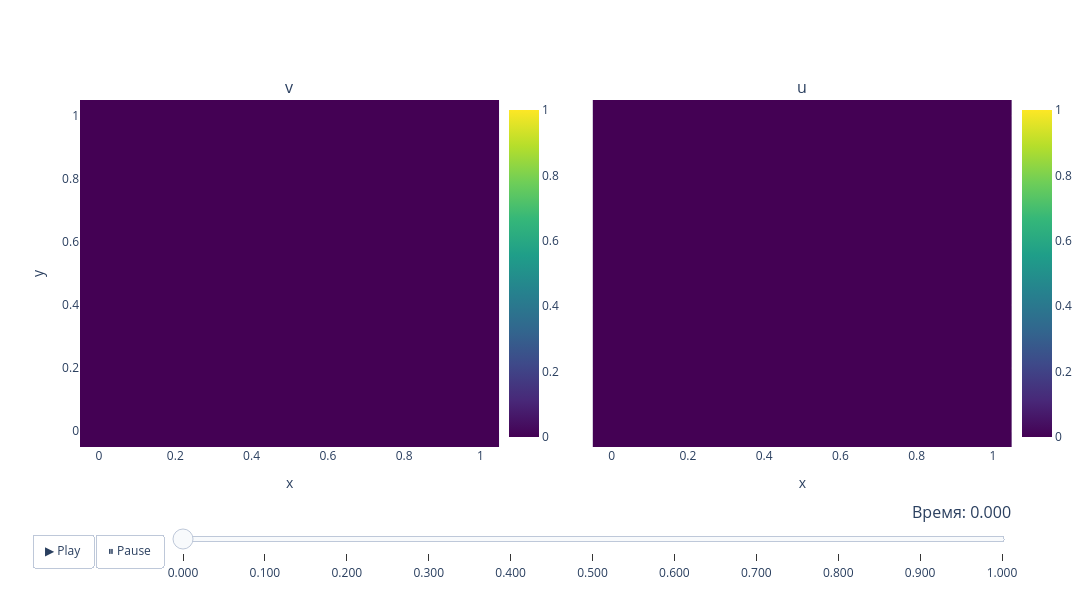

Notebook code cell kept with this figure:
### Markdown cell above
### Тепловые карты

### Code cell
z_min = min(v.min(), u_exact.min())
z_max = max(v.max(), u_exact.max())

fig = make_subplots(
    rows=1, cols=2, 
    subplot_titles=("v", "u"),
    shared_yaxes=True
)

trace_numeric = go.Heatmap(
    x=x, y=y, z=v[:, :, 0].T, 
    zmin=z_min, zmax=z_max, colorscale='Viridis', colorbar=dict(x=0.45)
)
trace_exact = go.Heatmap(
    x=x, y=y, z=u_exact[:, :, 0].T, 
    zmin=z_min, zmax=z_max, colorscale='Viridis', colorbar=dict(x=1.0)
)

fig.add_trace(trace_numeric, row=1, col=1)
fig.add_trace(trace_exact, row=1, col=2)

frames = []
for k in range(len(t)):
    frames.append(
        go.Frame(
            data=[
                go.Heatmap(z=v[:, :, k].T),
                go.Heatmap(z=u_exact[:, :, k].T)
            ],
            name=f"t = {t[k]:.3f}"
        )
    )

fig.frames = frames

updatemenus = [
    {
        "buttons": [
            {
                "args": [None, {"frame": {"duration": 200, "redraw": True}, "fromcurrent": True}],
                "label": "▶ Play",
                "method": "animate"
            },
            {
                "args": [[None], {"frame": {"duration": 0, "redraw": True}, "mode": "immediate", "transition": {"duration": 0}}],
                "label": "⏸ Pause",
                "method": "animate"
            }
        ],
        "direction": "left",
        "pad": {"r": 10, "t": 87},
        "showactive": False,
        "type": "buttons",
        "x": 0.1,
        "xanchor": "right",
        "y": 0,
        "yanchor": "top"
    }
]

sliders = [
    {
        "active": 0,
        "yanchor": "top",
        "xanchor": "left",
        "currentvalue": {
            "font": {"size": 16},
            "prefix": "Время: ",
            "visible": True,
            "xanchor": "right"
        },
        "transition": {"duration": 100, "easing": "cubic-in-out"},
        "pad": {"b": 10, "t": 50},
        "len": 0.9,
        "x": 0.1,
        "y": 0,
        "steps": [
            {
                "args": [[f"t = {t[k]:.3f}"], {"frame": {"duration": 100, "redraw": True}, "mode": "immediate"}],
                "label": f"{t[k]:.3f}",
                "method": "animate"
            } for k in range(len(t))
        ]
    }
]

fig.update_layout(
    updatemenus=updatemenus,
    sliders=sliders,
    width=1100,
    height=600
)

fig.update_xaxes(title_text="x", row=1, col=1)
fig.update_xaxes(title_text="x", row=1, col=2)
fig.update_yaxes(title_text="y", row=1, col=1)

fig.show()

### Figure 1 — Plotly figure (JSON) as saved in the notebook; plotly's stock layout.template omitted (floating-point values rounded to 4 significant figures)
{"data": [{"colorbar": {"x": 0.45}, "colorscale": [[0, "#440154"], [0.1111, "#482878"], [0.2222, "#3e4989"], [0.3333, "#31688e"], [0.4444, "#26828e"], [0.5556, "#1f9e89"], [0.6667, "#35b779"], [0.7778, "#6ece58"], [0.8889, "#b5de2b"], [1, "#fde725"]], "type": "heatmap", "x": [0.0, 0.1, 0.2, 0.3, 0.4, 0.5, 0.6, 0.7, 0.8, 0.9, 1.0], "xaxis": "x", "y": [0.0, 0.1, 0.2, 0.3, 0.4, 0.5, 0.6, 0.7, 0.8, 0.9, 1.0], "yaxis": "y", "z": [[0.0, 0.0, 0.0, 0.0, 0.0, 0.0, 0.0, 0.0, 0.0, 0.0, 0.0], [0.0, 0.0, 0.0, 0.0, 0.0, 0.0, 0.0, 0.0, 0.0, 0.0, 0.0], [0.0, 0.0, 0.0, 0.0, 0.0, 0.0, 0.0, 0.0, 0.0, 0.0, 0.0], [0.0, 0.0, 0.0, 0.0, 0.0, 0.0, 0.0, 0.0, 0.0, 0.0, 0.0], [0.0, 0.0, 0.0, 0.0, 0.0, 0.0, 0.0, 0.0, 0.0, 0.0, 0.0], [0.0, 0.0, 0.0, 0.0, 0.0, 0.0, 0.0, 0.0, 0.0, 0.0, 0.0], [0.0, 0.0, 0.0, 0.0, 0.0, 0.0, 0.0, 0.0, 0.0, 0.0, 0.0], [0.0, 0.0, 0.0, 0.0, 0.0, 0.0, 0.0, 0.0, 0.0, 0.0, 0.0], [0.0, 0.0, 0.0, 0.0, 0.0, 0.0, 0.0, 0.0, 0.0, 0.0, 0.0], [0.0, 0.0, 0.0, 0.0, 0.0, 0.0, 0.0, 0.0, 0.0, 0.0, 0.0], [0.0, 0.0, 0.0, 0.0, 0.0, 0.0, 0.0, 0.0, 0.0, 0.0, 0.0]], "zmax": 1, "zmin": 0}, {"colorbar": {"x": 1}, "colorscale": [[0, "#440154"], [0.1111, "#482878"], [0.2222, "#3e4989"], [0.3333, "#31688e"], [0.4444, "#26828e"], [0.5556, "#1f9e89"], [0.6667, "#35b779"], [0.7778, "#6ece58"], [0.8889, "#b5de2b"], [1, "#fde725"]], "type": "heatmap", "x": [0.0, 0.1, 0.2, 0.3, 0.4, 0.5, 0.6, 0.7, 0.8, 0.9, 1.0], "xaxis": "x2", "y": [0.0, 0.1, 0.2, 0.3, 0.4, 0.5, 0.6, 0.7, 0.8, 0.9, 1.0], "yaxis": "y2", "z": [[0.0, 0.0, 0.0, 0.0, 0.0, 0.0, 0.0, 0.0, 0.0, 0.0, 0.0], [0.0, 0.0, 0.0, 0.0, 0.0, 0.0, 0.0, 0.0, 0.0, 0.0, 0.0], [0.0, 0.0, 0.0, 0.0, 0.0, 0.0, 0.0, 0.0, 0.0, 0.0, 0.0], [0.0, 0.0, 0.0, 0.0, 0.0, 0.0, 0.0, 0.0, 0.0, 0.0, 0.0], [0.0, 0.0, 0.0, 0.0, 0.0, 0.0, 0.0, 0.0, 0.0, 0.0, 0.0], [0.0, 0.0, 0.0, 0.0, 0.0, 0.0, 0.0, 0.0, 0.0, 0.0, 0.0], [0.0, 0.0, 0.0, 0.0, 0.0, 0.0, 0.0, 0.0, 0.0, 0.0, 0.0], [0.0, 0.0, 0.0, 0.0, 0.0, 0.0, 0.0, 0.0, 0.0, 0.0, 0.0], [0.0, 0.0, 0.0, 0.0, 0.0, 0.0, 0.0, 0.0, 0.0, 0.0, 0.0], [0.0, 0.0, 0.0, 0.0, 0.0, 0.0, 0.0, 0.0, 0.0, 0.0, 0.0], [0.0, 0.0, 0.0, 0.0, 0.0, 0.0, 0.0, 0.0, 0.0, 0.0, 0.0]], "zmax": 1, "zmin": 0}], "layout": {"annotations": [{"font": {"size": 16}, "showarrow": false, "text": "v", "x": 0.225, "xanchor": "center", "xref": "paper", "y": 1, "yanchor": "bottom", "yref": "paper"}, {"font": {"size": 16}, "showarrow": false, "text": "u", "x": 0.775, "xanchor": "center", "xref": "paper", "y": 1, "yanchor": "bottom", "yref": "paper"}], "height": 600, "sliders": [{"active": 0, "currentvalue": {"font": {"size": 16}, "prefix": "Время: ", "visible": true, "xanchor": "right"}, "len": 0.9, "pad": {"b": 10, "t": 50}, "steps": [{"args": [["t = 0.000"], {"frame": {"duration": 100, "redraw": true}, "mode": "immediate"}], "label": "0.000", "method": "animate"}, {"args": [["t = 0.100"], {"frame": {"duration": 100, "redraw": true}, "mode": "immediate"}], "label": "0.100", "method": "animate"}, {"args": [["t = 0.200"], {"frame": {"duration": 100, "redraw": true}, "mode": "immediate"}], "label": "0.200", "method": "animate"}, {"args": [["t = 0.300"], {"frame": {"duration": 100, "redraw": true}, "mode": "immediate"}], "label": "0.300", "method": "animate"}, {"args": [["t = 0.400"], {"frame": {"duration": 100, "redraw": true}, "mode": "immediate"}], "label": "0.400", "method": "animate"}, {"args": [["t = 0.500"], {"frame": {"duration": 100, "redraw": true}, "mode": "immediate"}], "label": "0.500", "method": "animate"}, {"args": [["t = 0.600"], {"frame": {"duration": 100, "redraw": true}, "mode": "immediate"}], "label": "0.600", "method": "animate"}, {"args": [["t = 0.700"], {"frame": {"duration": 100, "redraw": true}, "mode": "immediate"}], "label": "0.700", "method": "animate"}, {"args": [["t = 0.800"], {"frame": {"duration": 100, "redraw": true}, "mode": "immediate"}], "label": "0.800", "method": "animate"}, {"args": [["t = 0.900"], {"frame": {"duration": 100, "redraw": true}, "mode": "immediate"}], "label": "0.900", "method": "animate"}, {"args": [["t = 1.000"], {"frame": {"duration": 100, "redraw": true}, "mode": "immediate"}], "label": "1.000", "method": "animate"}], "transition": {"duration": 100, "easing": "cubic-in-out"}, "x": 0.1, "xanchor": "left", "y": 0, "yanchor": "top"}], "updatemenus": [{"buttons": [{"args": [null, {"frame": {"duration": 200, "redraw": true}, "fromcurrent": true}], "label": "▶ Play", "method": "animate"}, {"args": [[null], {"frame": {"duration": 0, "redraw": true}, "mode": "immediate", "transition": {"duration": 0}}], "label": "⏸ Pause", "method": "animate"}], "direction": "left", "pad": {"r": 10, "t": 87}, "showactive": false, "type": "buttons", "x": 0.1, "xanchor": "right", "y": 0, "yanchor": "top"}], "width": 1100, "xaxis": {"anchor": "y", "domain": [0, 0.45], "title": {"text": "x"}}, "xaxis2": {"anchor": "y2", "domain": [0.55, 1], "title": {"text": "x"}}, "yaxis": {"anchor": "x", "domain": [0, 1], "title": {"text": "y"}}, "yaxis2": {"anchor": "x2", "domain": [0, 1], "matches": "y", "showticklabels": false}}}
